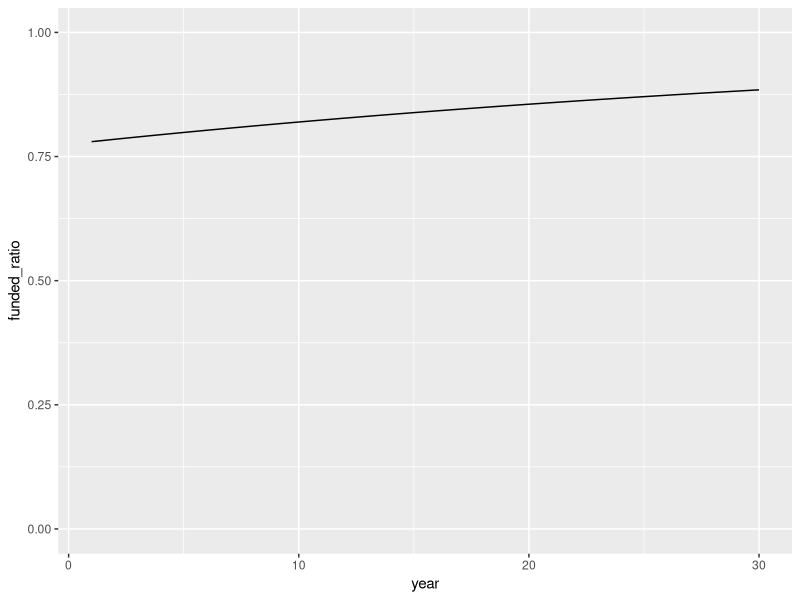

Generate this figure with R:
library(dplyr)
library(ggplot2)

# Build a simple Asset Liability Model that simulates the evoluation of assets and liabilities over 30 years
# Inputs are investment returns generated from another ESG model for 30 years
# Assumptions include discount rate, salary growth rate, inflation rate, initial benefit payments, assets, and liabilities
# Funding policies include the following: 20 year open level dollar amortization

# Set assumptions
salary_growth <- 0.04
benefit_factor <- 0.02
discount_rate <- 0.07
COLA <- 0.02
inflation_rate <- 0.02
amort_period <- 30

# set the number of simulation years
n <- 30

# Calculate annuity factor for amortization over 15 years
growth_annuity <- (1 - ((1 + salary_growth) / (1 + discount_rate))^amort_period) / (discount_rate - salary_growth)
print(growth_annuity)

# Create the initial empty dataframe
alm <- data.frame(
  year = 1:n,
  asset = rep(0, n),
  liability = rep(0, n),
  normal_cost = rep(0, n),
  payroll = rep(0, n),
  benefit_payment = rep(0, n),
  contribution = rep(0, n),
  investment_returns = rep(0, n),
  investment_return_rate = rep(0.07, n),
  discount_rate = rep(discount_rate, n)
  )

# Input the investment return rates
alm$investment_return_rates <-

# Set the initial scenario (year 0) for assets, liabilities, and benefit payments
alm$liability[1] <- 100
alm$asset[1] <- 78
alm$payroll[1] <- 19            #19% of actuarial liabilities
alm$benefit_payment[1] <- 5.13  #27% of payroll
alm$normal_cost[1] <- 2.28       #12% of payroll)
alm$contribution[1] <- alm$normal_cost[1] + (alm$liability[1]-alm$asset[1])/growth_annuity
alm$investment_returns[1] <- alm$asset[1]*0.07

# set return scenario assumptions met
alm$investment_return <- 0.07


# Calculate assets, liabilities, contributions in 30 years
for (i in 2:nrow(alm)) {
  alm$payroll[i] <-  alm$payroll[i-1] * (1+salary_growth)
  alm$benefit_payment[i] <-alm$benefit_payment[i-1] * (1+salary_growth)
  alm$normal_cost[i] <-  alm$normal_cost[i-1] * (1+salary_growth)
  alm$liability[i] <-  alm$liability[i-1] * (1 + discount_rate) + alm$normal_cost[i] - alm$benefit_payment[i]
  alm$investment_returns[i] <- alm$asset[i-1] * alm$investment_return_rate[i]
  alm$contribution[i] <- alm$normal_cost[i] + (alm$liability[i-1]  - alm$asset[i-1])/growth_annuity
  alm$asset[i] <- alm$asset[i-1] + alm$contribution[i] + alm$investment_returns[i] - alm$benefit_payment[i]
  }

alm <- alm %>%
  mutate(
  normal_cost_rate = normal_cost/payroll,
  contribution_rate = contribution/payroll,
  funded_ratio = asset/liability)

ggplot(alm, aes(x=year, y=funded_ratio)) + 
  geom_line() +
  ylim(0, 1)

